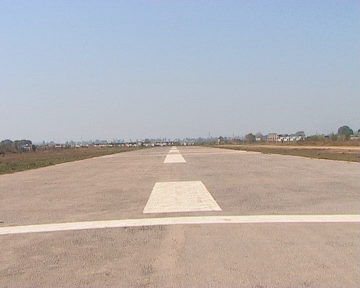
#> input picture AirStripVideo/Images/AirstripRunAroundFeb2006_1300.bmp, 360 x 288 px; its folder holds only this picture in this run
$ jupyter execute --allow-errors 'Foreground images.ipynb'
#> lines starting #> are read from the running program, lines starting #| are printed output that depends on the picture
[cell 1]
import numpy as np
import cv2
import glob
import matplotlib.pyplot as plt
import matplotlib.image as mpimg
from PIL import Image
from sklearn.metrics import confusion_matrix

path="AirstripVideo/Images"

def get_images(path, image_type):
#> called with path = 'AirstripVideo/Images', image_type = '.bmp'
    image_list = []
    for filename in glob.glob(path + '/*'+ image_type):
        im=cv2.imread(filename)
#> im is the input picture: shape (288, 360, 3); mean B, G, R 176.7, 176.4, 180.9
        image_list.append(im)
    return image_list

[cell 2]
image_list = get_images(path, '.bmp')
#> image_list = 1 item
temp=np.array(image_list)

[cell 3]
temp.shape
#> Out = (1, 288, 360, 3)

[cell 4]
p="AirstripVideo/BakSubGroundTruth"

def get_images(path, image_type):
    image_list = []
    for filename in glob.glob(path + '/*'+ image_type):
        im=cv2.imread(filename,0)
        image_list.append(im)
    return image_list


image = get_images(p, '.bmp')
ground=np.array(image)

[cell 5]
ground.shape

[cell 6]
temp.shape
#> Out = (1, 288, 360, 3)

[cell 7]
n=temp.shape[0]  #No. of images
#> n = 1
I=np.zeros((n,288,360,3))
I=temp


M=np.zeros((n,288,360,3))

M[0,:,:,:]=I[0,:,:,:]

#Image.fromarray(I[0,:,:]).show()
Vt=np.zeros((n,288,360,3))
Vt[0,:,:,:]=9


Dt=np.zeros((n,288,360,3))


Ct=np.zeros((n,288,360))

[cell 8]
##Foreground Detection


out=np.zeros((n,288,360))

Fm=np.zeros((n,288,360))


vCt=np.zeros((n,288,360))


def kronc(k):
    if(k==0):
        value=1
    else:
        value=0
    return(value)
l=[0.5,1.0,2.0,3.0,4.0,5.0,6.0,7.0]

[cell 9]
value_of_vCt=[]


value=np.zeros((7,n))
#> value = [0, 0, 0, 0, 0, 0, 0]

TPR=np.zeros(8)
FPR=np.zeros(8)
len(l)

#> (a cell that did not finish here is left out)

#> (a cell that did not finish here is left out)

#> (a cell that did not finish here is left out)

#> (a cell that did not finish here is left out)

#> (a cell that did not finish here is left out)

#> (a cell that did not finish here is left out)

[cell 16]
plt.imshow(I[0,:,:,:])

[cell 17]
plt.imshow(vCt[0,:,:],cmap='gray')
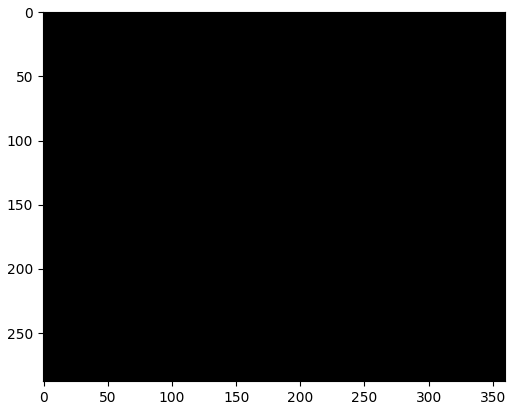
#> figure drawn by matplotlib, 1 panel

#> (a cell that did not finish here is left out)

#> (a cell that did not finish here is left out)

[cell 20]
FPR

[cell 21]
TPR

[cell 22]
import matplotlib.pyplot as plt

plt.plot(FPR,TPR,"o-")
plt.xlabel("False Positive Rate")
plt.ylabel("True Positive Rate")
plt.title("ROC CURVE")
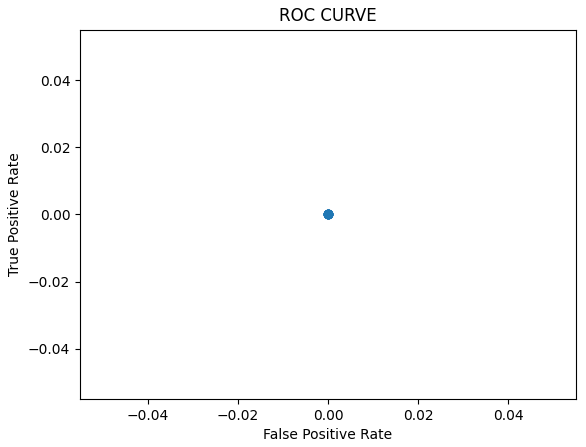
#> figure drawn by matplotlib, 1 panel
